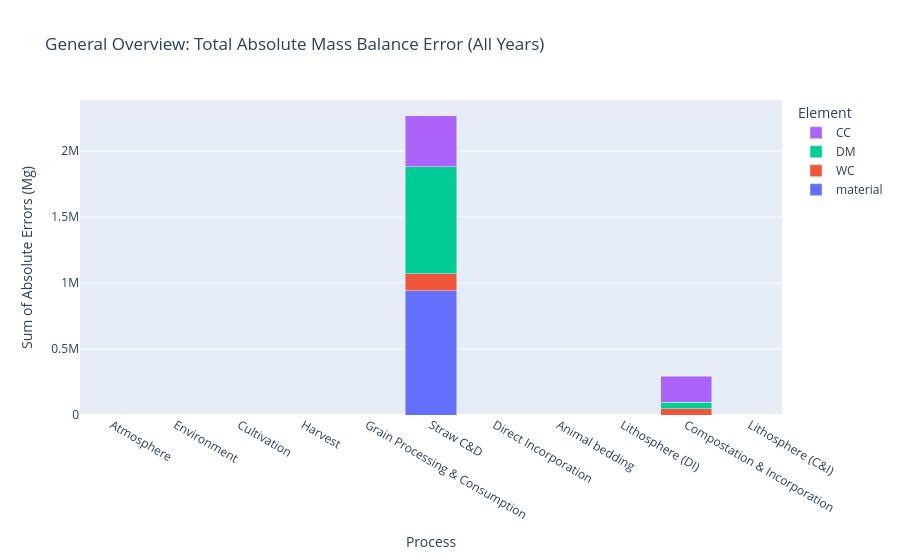

Notebook code cell kept with this figure:
### Code cell
# Mass Balance Error Visualization
print("\n⚖️ Creating mass balance error plots...")
try:
    # Display the general overview plot
    print("\n--- General Overview: Total Absolute Errors ---")
    
    # --- DEBUG CELL ---
    print("\n" + "="*30)
    print("🔬 DEBUGGING FLOW F_00_02")
    print("="*30)
    try:
        debug_flow = mfa_system_with_results.FlowDict.get('F_00_02')
        if debug_flow:
            print("Elements:", mfa_system_with_results.Elements)
            print("Flow F_00_02 Values (first 5 years):")
            print(pd.DataFrame(debug_flow.Values[:5, :], columns=mfa_system_with_results.Elements).to_string())
        else:
            print("Flow F_00_02 not found in the system.")
    except Exception as e:
        print(f"Error during debug: {e}")
    print("="*30)
    # --- END DEBUG CELL ---
    
    plotting.plot_total_mass_balance_error(mfa_system_with_results)
    
    # Display the time-specific interactive plot
    print("\n--- Time-Specific View: Interactive Error Check ---")
    plotting.plot_optimized_mass_balance_error(mfa_system_with_results)
    
    print("✅ Mass balance error plots created")
except Exception as e:
    print(f"⚠️ Could not create mass balance error plots: {e}")

### Figure 1 — Plotly figure (JSON) as saved in the notebook; plotly's stock layout.template omitted (floating-point values rounded to 4 significant figures)
{"data": [{"name": "material", "type": "bar", "x": ["Atmosphere", "Environment", "Cultivation", "Harvest", "Grain Processing & Consumption", "Straw C&D", "Direct Incorporation", "Animal bedding", "Lithosphere (DI)", "Compostation & Incorporation", "Lithosphere (C&I)"], "y": [0, 0, 0, 0, 5.821e-10, 940200.0, 0, 2.328e-10, 0, 0, 0]}, {"name": "WC", "type": "bar", "x": ["Atmosphere", "Environment", "Cultivation", "Harvest", "Grain Processing & Consumption", "Straw C&D", "Direct Incorporation", "Animal bedding", "Lithosphere (DI)", "Compostation & Incorporation", "Lithosphere (C&I)"], "y": [0, 0, 0.01074, 8.731e-11, 0.00343, 131600.0, 0, 0.0009495, 0, 47410.0, 0]}, {"name": "DM", "type": "bar", "x": ["Atmosphere", "Environment", "Cultivation", "Harvest", "Grain Processing & Consumption", "Straw C&D", "Direct Incorporation", "Animal bedding", "Lithosphere (DI)", "Compostation & Incorporation", "Lithosphere (C&I)"], "y": [0, 0, 0.01074, 3.492e-10, 0.00343, 808600.0, 0, 0.0009495, 0, 47410.0, 0]}, {"name": "CC", "type": "bar", "x": ["Atmosphere", "Environment", "Cultivation", "Harvest", "Grain Processing & Consumption", "Straw C&D", "Direct Incorporation", "Animal bedding", "Lithosphere (DI)", "Compostation & Incorporation", "Lithosphere (C&I)"], "y": [0, 0, 0.03525, 1.746e-10, 0, 388100.0, 0, 0, 0, 198800.0, 0]}], "layout": {"barmode": "stack", "legend": {"title": {"text": "Element"}}, "title": {"text": "General Overview: Total Absolute Mass Balance Error (All Years)"}, "xaxis": {"title": {"text": "Process"}}, "yaxis": {"title": {"text": "Sum of Absolute Errors (Mg)"}}}}
